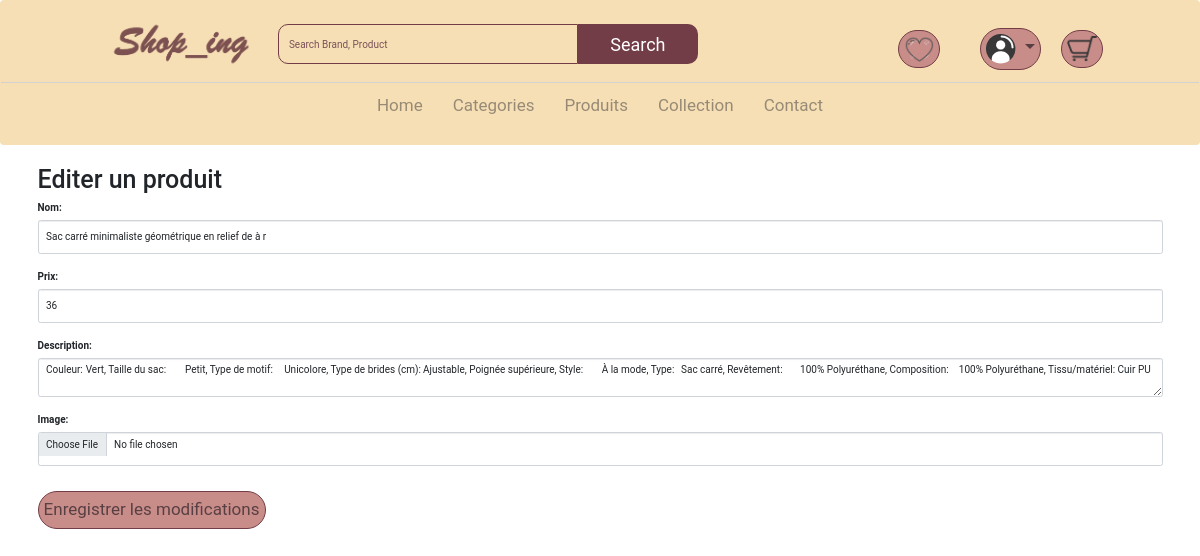
The app's page /editer.php?id=34 with its own data.
### tables this page shows
CREATE TABLE `produits` (
  `id` int(11) NOT NULL,
  `image` text NOT NULL,
  `nom` varchar(50) NOT NULL,
  `prix` int(11) NOT NULL,
  `description` text NOT NULL,
  `cat_id` int(11) DEFAULT NULL
);

### editer.php (the view, shortened to what this page needs)
<?php
require("./config/commandes.php");
$id = $_GET['id'];
$query = "SELECT * FROM produits WHERE id = :id";
$statement = $access->prepare($query);
$statement->execute(array(":id" => $id));
$produit = $statement->fetch();
?>
<?php include('./header.php'); ?>
<!DOCTYPE html>
<html>
<head>
</head>
<body>
    <div class="container">
        <h1>Editer un produit</h1>
        <form action="" method="post">
            <div class="form-group">
                <label for="nom">Nom:</label>
                <input type="text" class="form-control" id="nom" name="nom" value="<?= $produit['nom'] ?>">
            </div>
            <div class="form-group">
                <label for="prix">Prix:</label>
                <input type="text" class="form-control" id="prix" name="prix" value="<?= $produit['prix'] ?>">
            </div>
            <div class="form-group">
                <label for="description">Description:</label>
                <textarea class="form-control" id="description" name="description"><?= $produit['description'] ?></textarea>
            </div>
            <div class="form-group">
                <label for="image">Image:</label>
                <input type="file" class="form-control" id="image" name="image">
            </div>
            <input type="submit" name="submit" value="Enregistrer les modifications" class="btn btn-primary">
        </form>
    </div>
</body>
</html>

### css/nav.css (style rules this page uses)
* { margin: 0; padding: 0; box-sizing: border-box; font-family: 'roboto', sans-serif; }
.btn { display: inline-block; margin-top: 1rem; border-radius: 5rem; background:rgb(201, 141, 137); color:#583f43; padding: 0.3em; cursor: pointer; font-size: 1.7rem; border-color: #723d46; }

### login.php (style rules this page uses)
.btn { font-size: 1.3em; width:auto; }

### header.php (style rules this page uses)
.btn { background:transparent; }
* { margin: 0; padding: 0; box-sizing: border-box; font-family: 'roboto', sans-serif; }
.btn { display: inline-block; margin-top: 1rem; border-radius: 5rem; background:rgb(201, 141, 137); color:#583f43; padding: 0.3em; cursor: pointer; font-size: 1.7rem; border-color: #723d46; }

### records on screen
produits: nom "Sac carré minimaliste géométrique en relief de à r", prix "36", description "Couleur: Vert, Taille du sac: Petit, Type de motif: Unicolore, Type de brides (cm): Ajustable, Poignée supérieure, Style: À la mode, Type: Sac carré, Revêtement: 100% Polyuréthane, Composition: 100% Polyuréthane, Tissu/matériel: Cuir PU"
